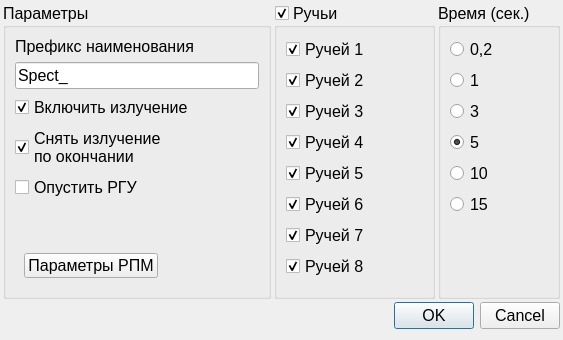
<?xml version="1.0" encoding="UTF-8"?>
<ui version="4.0">
 <class>SPRSpectrumChoiseTimeDialog</class>
 <widget class="QDialog" name="SPRSpectrumChoiseTimeDialog">
  <property name="windowModality">
   <enum>Qt::ApplicationModal</enum>
  </property>
  <property name="geometry">
   <rect>
    <x>0</x>
    <y>0</y>
    <width>563</width>
    <height>340</height>
   </rect>
  </property>
  <property name="font">
   <font>
    <family>Tahoma</family>
    <pointsize>12</pointsize>
   </font>
  </property>
  <property name="windowTitle">
   <string>Параметры снятия спектра</string>
  </property>
  <layout class="QVBoxLayout" name="verticalLayout_4">
   <property name="spacing">
    <number>3</number>
   </property>
   <property name="leftMargin">
    <number>3</number>
   </property>
   <property name="topMargin">
    <number>3</number>
   </property>
   <property name="rightMargin">
    <number>3</number>
   </property>
   <property name="bottomMargin">
    <number>3</number>
   </property>
   <item>
    <widget class="QWidget" name="widget" native="true">
     <layout class="QHBoxLayout" name="horizontalLayout" stretch="50,30,20">
      <property name="spacing">
       <number>3</number>
      </property>
      <property name="leftMargin">
       <number>0</number>
      </property>
      <property name="topMargin">
       <number>0</number>
      </property>
      <property name="rightMargin">
       <number>0</number>
      </property>
      <property name="bottomMargin">
       <number>0</number>
      </property>
      <item>
       <widget class="QGroupBox" name="groupBox">
        <property name="title">
         <string>Параметры</string>
        </property>
        <layout class="QVBoxLayout" name="verticalLayout">
         <item>
          <widget class="QLabel" name="label">
           <property name="text">
            <string>Префикс наименования</string>
           </property>
          </widget>
         </item>
         <item>
          <widget class="QLineEdit" name="leNamePrefix">
           <property name="text">
            <string>Spect_</string>
           </property>
          </widget>
         </item>
         <item>
          <widget class="QCheckBox" name="cbRentgenOn">
           <property name="text">
            <string>Включить излучение</string>
           </property>
           <property name="checked">
            <bool>true</bool>
           </property>
          </widget>
         </item>
         <item>
          <widget class="QCheckBox" name="cbReangenOff">
           <property name="text">
            <string>Снять излучение 
по окончании</string>
           </property>
           <property name="checked">
            <bool>true</bool>
           </property>
          </widget>
         </item>
         <item>
          <widget class="QCheckBox" name="cbRGUDown">
           <property name="text">
            <string>Опустить РГУ</string>
           </property>
          </widget>
         </item>
         <item>
          <spacer name="verticalSpacer">
           <property name="orientation">
            <enum>Qt::Vertical</enum>
           </property>
           <property name="sizeHint" stdset="0">
            <size>
             <width>20</width>
             <height>40</height>
            </size>
           </property>
          </spacer>
         </item>
         <item>
          <widget class="QWidget" name="widget_2" native="true">
           <property name="minimumSize">
            <size>
             <width>0</width>
             <height>20</height>
            </size>
           </property>
           <layout class="QHBoxLayout" name="horizontalLayout_2">
            <item>
             <widget class="QPushButton" name="bRentgentParamsShow">
              <property name="text">
               <string>Параметры РПМ</string>
              </property>
              <property name="icon">
               <iconset resource="icons.qrc">
                <normaloff>:/icons/algoritmSettings/rentgen/icons/AlgoripmSerrings_tabs/Rentgens/Rentgen_Settings_Main_1.png</normaloff>:/icons/algoritmSettings/rentgen/icons/AlgoripmSerrings_tabs/Rentgens/Rentgen_Settings_Main_1.png</iconset>
              </property>
              <property name="iconSize">
               <size>
                <width>32</width>
                <height>32</height>
               </size>
              </property>
             </widget>
            </item>
            <item>
             <spacer name="horizontalSpacer">
              <property name="orientation">
               <enum>Qt::Horizontal</enum>
              </property>
              <property name="sizeHint" stdset="0">
               <size>
                <width>40</width>
                <height>20</height>
               </size>
              </property>
             </spacer>
            </item>
           </layout>
          </widget>
         </item>
        </layout>
       </widget>
      </item>
      <item>
       <widget class="QGroupBox" name="gbThreads">
        <property name="title">
         <string>Ручьи</string>
        </property>
        <property name="checkable">
         <bool>true</bool>
        </property>
        <layout class="QVBoxLayout" name="verticalLayout_2">
         <item>
          <widget class="QCheckBox" name="cb_1">
           <property name="text">
            <string>Ручей 1</string>
           </property>
           <property name="checked">
            <bool>true</bool>
           </property>
          </widget>
         </item>
         <item>
          <widget class="QCheckBox" name="cb_2">
           <property name="text">
            <string>Ручей 2</string>
           </property>
           <property name="checked">
            <bool>true</bool>
           </property>
          </widget>
         </item>
         <item>
          <widget class="QCheckBox" name="cb_3">
           <property name="text">
            <string>Ручей 3</string>
           </property>
           <property name="checked">
            <bool>true</bool>
           </property>
          </widget>
         </item>
         <item>
          <widget class="QCheckBox" name="cb_4">
           <property name="text">
            <string>Ручей 4</string>
           </property>
           <property name="checked">
            <bool>true</bool>
           </property>
          </widget>
         </item>
         <item>
          <widget class="QCheckBox" name="cb_5">
           <property name="text">
            <string>Ручей 5</string>
           </property>
           <property name="checked">
            <bool>true</bool>
           </property>
          </widget>
         </item>
         <item>
          <widget class="QCheckBox" name="cb_6">
           <property name="text">
            <string>Ручей 6</string>
           </property>
           <property name="checked">
            <bool>true</bool>
           </property>
          </widget>
         </item>
         <item>
          <widget class="QCheckBox" name="cb_7">
           <property name="text">
            <string>Ручей 7</string>
           </property>
           <property name="checked">
            <bool>true</bool>
           </property>
          </widget>
         </item>
         <item>
          <widget class="QCheckBox" name="cb_8">
           <property name="text">
            <string>Ручей 8</string>
           </property>
           <property name="checked">
            <bool>true</bool>
           </property>
          </widget>
         </item>
         <item>
          <spacer name="thrSpacer">
           <property name="orientation">
            <enum>Qt::Vertical</enum>
           </property>
           <property name="sizeHint" stdset="0">
            <size>
             <width>20</width>
             <height>40</height>
            </size>
           </property>
          </spacer>
         </item>
        </layout>
       </widget>
      </item>
      <item>
       <widget class="QGroupBox" name="gbTimes">
        <property name="title">
         <string>Время (сек.)</string>
        </property>
        <layout class="QVBoxLayout" name="verticalLayout_3">
         <item>
          <widget class="QRadioButton" name="rb02">
           <property name="text">
            <string>0,2</string>
           </property>
          </widget>
         </item>
         <item>
          <widget class="QRadioButton" name="rb1">
           <property name="text">
            <string>1</string>
           </property>
          </widget>
         </item>
         <item>
          <widget class="QRadioButton" name="rb3">
           <property name="text">
            <string>3</string>
           </property>
          </widget>
         </item>
         <item>
          <widget class="QRadioButton" name="rb5">
           <property name="text">
            <string>5</string>
           </property>
           <property name="checked">
            <bool>true</bool>
           </property>
          </widget>
         </item>
         <item>
          <widget class="QRadioButton" name="rb10">
           <property name="text">
            <string>10</string>
           </property>
          </widget>
         </item>
         <item>
          <widget class="QRadioButton" name="rb15">
           <property name="text">
            <string>15</string>
           </property>
          </widget>
         </item>
         <item>
          <spacer name="timesSpaces">
           <property name="orientation">
            <enum>Qt::Vertical</enum>
           </property>
           <property name="sizeHint" stdset="0">
            <size>
             <width>20</width>
             <height>40</height>
            </size>
           </property>
          </spacer>
         </item>
        </layout>
       </widget>
      </item>
     </layout>
    </widget>
   </item>
   <item>
    <widget class="QDialogButtonBox" name="buttonBox">
     <property name="orientation">
      <enum>Qt::Horizontal</enum>
     </property>
     <property name="standardButtons">
      <set>QDialogButtonBox::Cancel|QDialogButtonBox::Ok</set>
     </property>
    </widget>
   </item>
   <item>
    <spacer name="verticalSpacer_2">
     <property name="orientation">
      <enum>Qt::Vertical</enum>
     </property>
     <property name="sizeHint" stdset="0">
      <size>
       <width>20</width>
       <height>40</height>
      </size>
     </property>
    </spacer>
   </item>
  </layout>
 </widget>
 <resources>
  <include location="icons.qrc"/>
 </resources>
 <connections>
  <connection>
   <sender>buttonBox</sender>
   <signal>accepted()</signal>
   <receiver>SPRSpectrumChoiseTimeDialog</receiver>
   <slot>accept()</slot>
   <hints>
    <hint type="sourcelabel">
     <x>248</x>
     <y>254</y>
    </hint>
    <hint type="destinationlabel">
     <x>157</x>
     <y>274</y>
    </hint>
   </hints>
  </connection>
  <connection>
   <sender>buttonBox</sender>
   <signal>rejected()</signal>
   <receiver>SPRSpectrumChoiseTimeDialog</receiver>
   <slot>reject()</slot>
   <hints>
    <hint type="sourcelabel">
     <x>316</x>
     <y>260</y>
    </hint>
    <hint type="destinationlabel">
     <x>286</x>
     <y>274</y>
    </hint>
   </hints>
  </connection>
 </connections>
</ui>
